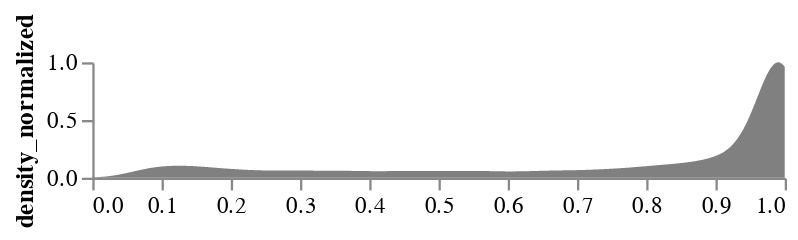

Write notebook code for a chart like this one.
### Code cell
import numpy as np
import scipy.stats as stats
import altair as alt
import pandas as pd
from scipy.ndimage import gaussian_filter1d

# Assuming 'revel' is your DataFrame

# Define the step value
step = 50  # Adjust height for each facet

# Desired order for mutation_type facets
facet_order = ['M']

mutation_types = ['M']

# Define colors for each facet
colors = {
    'M': 'gray'
}

# Convert 'Mutation_Type' to a categorical type with a specified order
am['Mutation_type'] = pd.Categorical(am['Mutation_type'], categories=facet_order, ordered=True)

# Create individual charts for each facet
charts = []
for i, mutation_type in enumerate(mutation_types):
    df_subset = am[am['Mutation_type'] == mutation_type]

    
    if df_subset.empty or len(df_subset['am_pathogenicity']) < 2:  # Skip if not enough data
        print(f"No data for mutation type: {mutation_type}")
        continue

    kde = gaussian_kde(df_subset['am_pathogenicity'], bw_method=0.1)
    x_vals = np.linspace(df_subset['am_pathogenicity'].min()-5, df_subset['am_pathogenicity'].max(), 10000)
    y_vals = kde(x_vals)
    y_vals_normalized = y_vals / np.max(y_vals)
    x_vals[x_vals < 0] = 0
    valid_mask = x_vals <= 1

    plot_data = pd.DataFrame({'am_pathogenicity': x_vals, 'density_normalized': y_vals_normalized})

    chart = alt.Chart(plot_data, width=300, height=step).mark_area().encode(
        alt.X(
        "am_pathogenicity:Q",
        scale=alt.Scale(domain=[0, 1]),  # Set the x-axis range
        axis=alt.Axis(title=None, labels=(i == len(mutation_types) - 1))
    ),
        alt.Y("density_normalized:Q", scale=alt.Scale(domain=[0, 1])),
        color=alt.value(colors[mutation_type])
    )
    charts.append(chart)
    
# Combine individual charts into a single layout
combined_chart_AM = alt.vconcat(*charts, spacing=0).configure_axis(
    grid=False
).configure_view(
    stroke=None
)


combined_chart_AM

### Figure 1 — Vega-Lite specification as saved in the notebook (floating-point values rounded to 4 significant figures; data arrays with more than 128 entries replaced by an {"elided": "..."} marker saying what was removed)
{"config": {"view": {"continuousWidth": 300, "continuousHeight": 300, "stroke": null}, "axis": {"grid": false}}, "vconcat": [{"mark": {"type": "area"}, "encoding": {"color": {"value": "gray"}, "x": {"axis": {"labels": true, "title": null}, "field": "am_pathogenicity", "scale": {"domain": [0, 1]}, "type": "quantitative"}, "y": {"field": "density_normalized", "scale": {"domain": [0, 1]}, "type": "quantitative"}}, "height": 50, "width": 300}], "data": {"name": "data-687eb14a45f2efed2d373e9a60c72298"}, "spacing": 0, "$schema": "https://vega.github.io/schema/vega-lite/v5.8.0.json", "datasets": {"data-687eb14a45f2efed2d373e9a60c72298": {"elided": "10000 records"}}}
